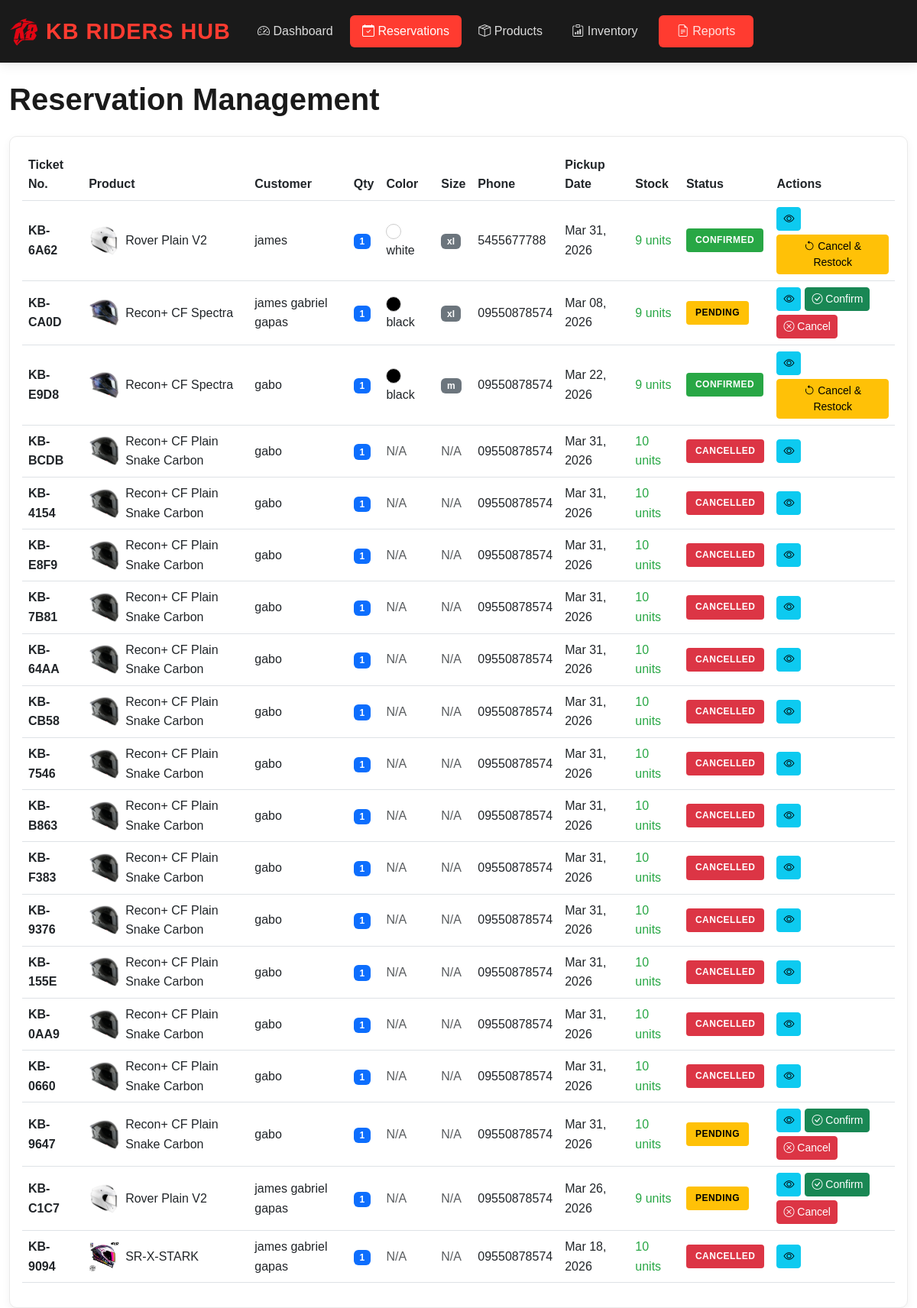
The app's page /reservations.php with its own data.
### tables this page shows
CREATE TABLE `reservations` (
  `id` int(11) NOT NULL,
  `product_id` int(11) NOT NULL,
  `customer_name` varchar(255) NOT NULL,
  `phone` varchar(20) NOT NULL,
  `pickup_date` date NOT NULL,
  `ticket_number` varchar(20) NOT NULL,
  `created_at` timestamp NOT NULL DEFAULT current_timestamp(),
  `status` varchar(20) DEFAULT 'PENDING',
  `quantity` int(11) DEFAULT 1,
  `selected_color` varchar(50) DEFAULT NULL,
  `selected_size` varchar(50) DEFAULT NULL
);

CREATE TABLE `products` (
  `id` int(11) NOT NULL,
  `product_code` varchar(50) DEFAULT NULL,
  `name` varchar(150) NOT NULL,
  `description` text DEFAULT NULL,
  `specs` text DEFAULT NULL,
  `price` decimal(10,2) NOT NULL,
  `stock` int(11) DEFAULT 0,
  `image` varchar(255) DEFAULT NULL,
  `status` enum('active','inactive') DEFAULT 'active',
  `created_at` timestamp NOT NULL DEFAULT current_timestamp(),
  `updated_at` timestamp NOT NULL DEFAULT current_timestamp() ON UPDATE current_timestamp(),
  `brand` varchar(50) DEFAULT NULL,
  `color` varchar(50) DEFAULT NULL,
  `brand_id` int(11) DEFAULT NULL,
  `category_id` int(11) NOT NULL,
  `helmet_type` varchar(50) NOT NULL,
  `quantity` int(11) DEFAULT 0,
  `colors` varchar(100) DEFAULT 'N/A',
  `sizes` varchar(100) DEFAULT 'N/A'
);

### reservations.php (the view, shortened to what this page needs)
<?php
$query = "SELECT r.*, p.name as product_name, p.image, p.stock,
                 r.selected_color, r.selected_size
          FROM reservations r
          JOIN products p ON r.product_id = p.id
          ORDER BY r.created_at DESC";
$result = mysqli_query($conn, $query);
$reservations = [];
while($row = mysqli_fetch_assoc($result)) {
    $reservations[] = $row;
}
?>
<!DOCTYPE html>
<html lang="en">
<head>
    <link href="https://cdn.jsdelivr.net/npm/bootstrap@5.3.0/dist/css/bootstrap.min.css" rel="stylesheet">
    <link href="https://cdn.jsdelivr.net/npm/bootstrap-icons@1.10.0/font/bootstrap-icons.css" rel="stylesheet">
    <link rel="stylesheet" href="dashboard.css">
</head>
<body>
    <?php include 'includes/navbar.php'; ?>
    <div class="container-fluid mt-4">
        <div class="row">
            <div class="col-12">
                <h1 class="mb-4">Reservation Management</h1>
                <div class="card">
                    <div class="card-body">
                        <div class="table-responsive">
                            <table class="table table-hover">
                                <thead>
                                    <tr>
                                        <th>Ticket No.</th>
                                        <th>Product</th>
                                        <th>Customer</th>
                                        <th>Qty</th>
                                        <th>Color</th>
                                        <th>Size</th>
                                        <th>Phone</th>
                                        <th>Pickup Date</th>
                                        <th>Stock</th>
                                        <th>Status</th>
                                        <th>Actions</th>
                                    </tr>
                                </thead>
                                <tbody>
                                    <?php foreach($reservations as $row): ?>
                                    <?php
                                    $reservation_qty = isset($row['quantity']) && $row['quantity'] > 0 ? $row['quantity'] : 1;
                                    $stock_class = $row['stock'] <= 5 ? 'stock-low' : 'stock-ok';
                                    $status = strtolower($row['status']);
                                    ?>
                                    <tr class="status-<?php echo $row['status']; ?>">
                                        <td><strong><?php echo $row['ticket_number']; ?></strong></td>
                                        <td>
                                            <div class="d-flex align-items-center">
                                                <?php if($row['image']): ?>
                                                <img src="uploads/<?php echo $row['image']; ?>"
                                                     alt="<?php echo $row['product_name']; ?>"
                                                     style="width: 40px; height: 40px; object-fit: cover; margin-right: 8px;">
                                                <?php endif; ?>
                                                <?php echo $row['product_name']; ?>
                                            </div>
                                        </td>
                                        <td><?php echo $row['customer_name']; ?></td>
                                        <td><span class="badge bg-primary"><?php echo $reservation_qty; ?></span></td>
                                        <td>
                                            <?php if(!empty($row['selected_color'])): ?>
                                                <span class="color-dot" style="background-color: <?php echo strtolower($row['selected_color']); ?>;"></span>
                                                <?php echo $row['selected_color']; ?>
                                            <?php else: ?>
                                                <span class="text-muted">N/A</span>
                                            <?php endif; ?>
                                        </td>
                                        <td>
                                            <?php if(!empty($row['selected_size'])): ?>
                                                <span class="badge bg-secondary"><?php echo $row['selected_size']; ?></span>
                                            <?php else: ?>
                                                <span class="text-muted">N/A</span>
                                            <?php endif; ?>
                                        </td>
                                        <td><?php echo $row['phone']; ?></td>
                                        <td><?php echo date('M d, Y', strtotime($row['pickup_date'])); ?></td>
                                        <td>
                                            <span class="<?php echo $stock_class; ?>">
                                                <?php echo $row['stock']; ?> units
                                            </span>
                                        </td>
                                        <td>
                                            <span class="status-badge <?php echo $status; ?>">
                                                <?php echo $row['status']; ?>
                                            </span>
                                        </td>
                                        <td>
                                            <div class="action-buttons">
                                                <button type="button" class="btn btn-sm btn-info"
                                                        data-bs-toggle="modal"
                                                        data-bs-target="#viewModal<?php echo $row['id']; ?>">
                                                    <i class="bi bi-eye"></i>
                                                </button>
                                                <?php if($row['status'] == 'PENDING'): ?>
                                                    <a href="?action=confirm&id=<?php echo $row['id']; ?>"
                                                       class="btn btn-sm btn-success"
                                                       onclick="return confirm('Confirm this reservation? This will deduct <?php echo $reservation_qty; ?> unit(s) from stock.')">
                                                        <i class="bi bi-check-circle"></i> Confirm
                                                    </a>
                                                    <a href="?action=cancel&id=<?php echo $row['id']; ?>"
                                                       class="btn btn-sm btn-danger"
                                                       onclick="return confirm('Cancel this reservation?')">
                                                        <i class="bi bi-x-circle"></i> Cancel
                                                    </a>
                                                <?php elseif($row['status'] == 'CONFIRMED'): ?>
                                                    <a href="?action=cancel&id=<?php echo $row['id']; ?>"
                                                       class="btn btn-sm btn-warning"
                                                       onclick="return confirm('Cancel this confirmed reservation? This will restore <?php echo $reservation_qty; ?> unit(s) to stock.')">
                                                        <i class="bi bi-arrow-counterclockwise"></i> Cancel & Restock
                                                    </a>
                                                <?php endif; ?>
                                            </div>
                                        </td>
                                    </tr>
                                    <?php endforeach; ?>
                                </tbody>
                            </table>
                        </div>
                    </div>
                </div>
            </div>
        </div>
    </div>
</body>
</html>

### dashboard.css (style rules this page uses)
:root { --primary: #ff3b30; --dark: #1a1a1a; --light: #f8f9fa; --gray: #6c757d; --border: #eaeaea; }
body { background-color: #ffffff; font-family: 'Orbitron', sans-serif; color: #333; line-height: 1.6; }
h1, h2, h3, h4, h5 { font-weight: 700; color: var(--dark); }
.card { border: 1px solid var(--border); border-radius: 10px; box-shadow: 0 4px 12px rgba(0,0,0,0.05); transition: transform 0.3s ease, box-shadow 0.3s ease; }
.color-dot { display: inline-block; width: 20px; height: 20px; border-radius: 50%; border: 1px solid #ccc; vertical-align: middle; margin-right: 5px; }
.stock-ok { color: #28a745; }
.status-CONFIRMED { background-color: rgba(40, 167, 69, 0.1); }
.status-PENDING { background-color: rgba(255, 193, 7, 0.1); }
.status-CANCELLED { background-color: rgba(220, 53, 69, 0.1); }
.table td { vertical-align: middle; }
.action-buttons { display: flex; gap: 5px; flex-wrap: wrap; }
.status-badge { display: inline-block; padding: 6px 12px; border-radius: 4px; font-weight: 600; font-size: 12px; text-transform: uppercase; letter-spacing: 0.5px; }
.status-badge.pending { background-color: #ffc107; color: #000; }
.status-badge.confirmed { background-color: #28a745; color: #fff; }
.status-badge.cancelled { background-color: #dc3545; color: #fff; }
.btn-sm { padding: 0.25rem 0.5rem; font-size: 0.875rem; }

### records on screen
reservations: ticket_number "KB-6A62", product.image (picture), product.name "Rover Plain V2", customer_name "james", quantity "1", selected_color "white", selected_size "xl", phone "5455677788", pickup_date "Mar 31, 2026", product.stock "9", status "CONFIRMED"
reservations: ticket_number "KB-CA0D", product.image (picture), product.name "Recon+ CF Spectra", customer_name "james gabriel gapas", quantity "1", selected_color "black", selected_size "xl", phone "09550878574", pickup_date "Mar 08, 2026", product.stock "9", status "PENDING"
reservations: ticket_number "KB-E9D8", product.image (picture), product.name "Recon+ CF Spectra", customer_name "gabo", quantity "1", selected_color "black", selected_size "m", phone "09550878574", pickup_date "Mar 22, 2026", product.stock "9", status "CONFIRMED"
reservations: ticket_number "KB-BCDB", product.image (picture), product.name "Recon+ CF Plain Snake Carbon", customer_name "gabo", quantity "1", shows "N/A", phone "09550878574", pickup_date "Mar 31, 2026", product.stock "10", status "CANCELLED"
reservations: ticket_number "KB-4154", product.image (picture), product.name "Recon+ CF Plain Snake Carbon", customer_name "gabo", quantity "1", shows "N/A", phone "09550878574", pickup_date "Mar 31, 2026", product.stock "10", status "CANCELLED"
reservations: ticket_number "KB-E8F9", product.image (picture), product.name "Recon+ CF Plain Snake Carbon", customer_name "gabo", quantity "1", shows "N/A", phone "09550878574", pickup_date "Mar 31, 2026", product.stock "10", status "CANCELLED"
reservations: ticket_number "KB-7B81", product.image (picture), product.name "Recon+ CF Plain Snake Carbon", customer_name "gabo", quantity "1", shows "N/A", phone "09550878574", pickup_date "Mar 31, 2026", product.stock "10", status "CANCELLED"
reservations: ticket_number "KB-64AA", product.image (picture), product.name "Recon+ CF Plain Snake Carbon", customer_name "gabo", quantity "1", shows "N/A", phone "09550878574", pickup_date "Mar 31, 2026", product.stock "10", status "CANCELLED"
reservations: ticket_number "KB-CB58", product.image (picture), product.name "Recon+ CF Plain Snake Carbon", customer_name "gabo", quantity "1", shows "N/A", phone "09550878574", pickup_date "Mar 31, 2026", product.stock "10", status "CANCELLED"
reservations: ticket_number "KB-7546", product.image (picture), product.name "Recon+ CF Plain Snake Carbon", customer_name "gabo", quantity "1", shows "N/A", phone "09550878574", pickup_date "Mar 31, 2026", product.stock "10", status "CANCELLED"
reservations: ticket_number "KB-B863", product.image (picture), product.name "Recon+ CF Plain Snake Carbon", customer_name "gabo", quantity "1", shows "N/A", phone "09550878574", pickup_date "Mar 31, 2026", product.stock "10", status "CANCELLED"
reservations: ticket_number "KB-F383", product.image (picture), product.name "Recon+ CF Plain Snake Carbon", customer_name "gabo", quantity "1", shows "N/A", phone "09550878574", pickup_date "Mar 31, 2026", product.stock "10", status "CANCELLED"
reservations: ticket_number "KB-9376", product.image (picture), product.name "Recon+ CF Plain Snake Carbon", customer_name "gabo", quantity "1", shows "N/A", phone "09550878574", pickup_date "Mar 31, 2026", product.stock "10", status "CANCELLED"
reservations: ticket_number "KB-155E", product.image (picture), product.name "Recon+ CF Plain Snake Carbon", customer_name "gabo", quantity "1", shows "N/A", phone "09550878574", pickup_date "Mar 31, 2026", product.stock "10", status "CANCELLED"
reservations: ticket_number "KB-0AA9", product.image (picture), product.name "Recon+ CF Plain Snake Carbon", customer_name "gabo", quantity "1", shows "N/A", phone "09550878574", pickup_date "Mar 31, 2026", product.stock "10", status "CANCELLED"
reservations: ticket_number "KB-0660", product.image (picture), product.name "Recon+ CF Plain Snake Carbon", customer_name "gabo", quantity "1", shows "N/A", phone "09550878574", pickup_date "Mar 31, 2026", product.stock "10", status "CANCELLED"
reservations: ticket_number "KB-9647", product.image (picture), product.name "Recon+ CF Plain Snake Carbon", customer_name "gabo", quantity "1", shows "N/A", phone "09550878574", pickup_date "Mar 31, 2026", product.stock "10", status "PENDING"
reservations: ticket_number "KB-C1C7", product.image (picture), product.name "Rover Plain V2", customer_name "james gabriel gapas", quantity "1", shows "N/A", phone "09550878574", pickup_date "Mar 26, 2026", product.stock "9", status "PENDING"
reservations: ticket_number "KB-9094", product.image (picture), product.name "SR-X-STARK", customer_name "james gabriel gapas", quantity "1", shows "N/A", phone "09550878574", pickup_date "Mar 18, 2026", product.stock "10", status "CANCELLED"
